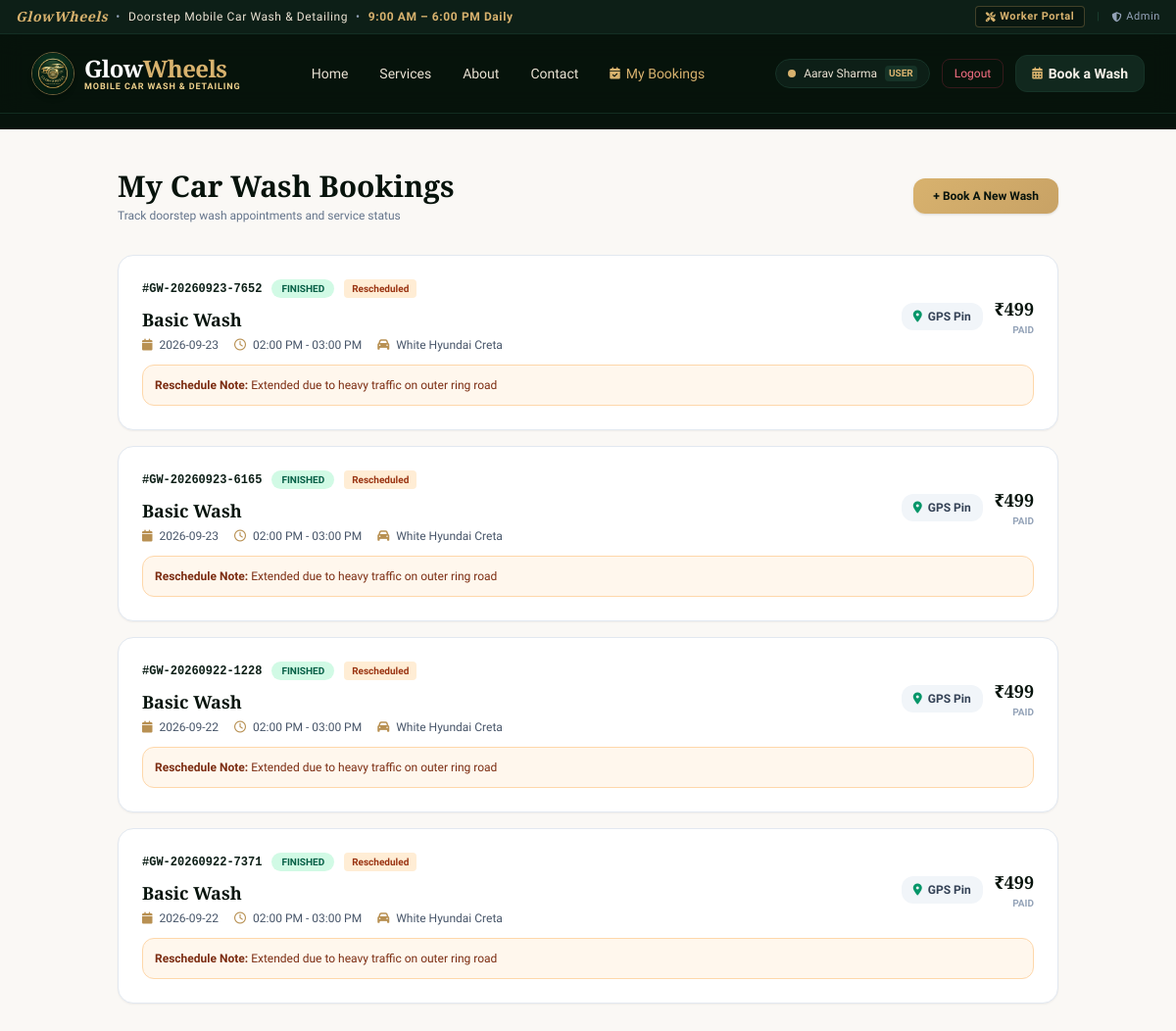
/my-bookings (signed in), run on the app's committed database.
### models.py (models this page shows, shortened)
class User(db.Model):
    __tablename__ = 'users'
    id = db.Column(db.Integer, primary_key=True)
    username = db.Column(db.String(80), unique=True, nullable=False)
    email = db.Column(db.String(120), unique=True, nullable=True)
    phone = db.Column(db.String(25), nullable=True)
    full_name = db.Column(db.String(100), nullable=True)
    password_hash = db.Column(db.String(255), nullable=False)
    role = db.Column(db.String(20), default='user') # 'user', 'worker', 'admin'
    created_at = db.Column(db.DateTime, default=datetime.utcnow)
    bookings = db.relationship('Booking', backref='customer', foreign_keys='Booking.user_id', lazy=True)
    assigned_works = db.relationship('Booking', backref='worker', foreign_keys='Booking.worker_id', lazy=True)
    leave_requests = db.relationship('LeaveRequest', backref='worker', lazy=True)
    overtime_logs = db.relationship('OvertimeLog', backref='worker', lazy=True)
    damage_reports = db.relationship('MachineDamageReport', backref='worker', lazy=True)

class Booking(db.Model):
    __tablename__ = 'bookings'
    id = db.Column(db.Integer, primary_key=True)
    booking_number = db.Column(db.String(30), unique=True, nullable=False)
    user_id = db.Column(db.Integer, db.ForeignKey('users.id'), nullable=False)
    package_id = db.Column(db.Integer, db.ForeignKey('packages.id'), nullable=False)
    booking_date = db.Column(db.String(20), nullable=False) # 'YYYY-MM-DD'
    time_slot = db.Column(db.String(30), nullable=False)    # e.g., '10:00 AM'
    customer_name = db.Column(db.String(100), nullable=False)
    customer_phone = db.Column(db.String(25), nullable=False)
    car_model = db.Column(db.String(100), nullable=False)
    car_number = db.Column(db.String(40), nullable=True)
    latitude = db.Column(db.Float, nullable=True)
    longitude = db.Column(db.Float, nullable=True)
    address = db.Column(db.Text, nullable=True)
    landmark = db.Column(db.String(150), nullable=True)
    status = db.Column(db.String(25), default='pending')
    worker_id = db.Column(db.Integer, db.ForeignKey('users.id'), nullable=True)
    payment_mode = db.Column(db.String(30), nullable=True) # 'Google Pay', 'Cash', 'PhonePe', 'UPI', 'Card'
    payment_amount = db.Column(db.Float, nullable=True)
    payment_status = db.Column(db.String(20), default='pending') # 'pending', 'paid'
    extension_notes = db.Column(db.Text, nullable=True)
    rescheduled_at = db.Column(db.DateTime, nullable=True)
    created_at = db.Column(db.DateTime, default=datetime.utcnow)
    finished_at = db.Column(db.DateTime, nullable=True)
    def get_maps_url(self):
        if self.latitude and self.longitude:
            return f"https://www.google.com/maps?q={self.latitude},{self.longitude}"
        return ""

class Package(db.Model):
    __tablename__ = 'packages'
    id = db.Column(db.Integer, primary_key=True)
    name = db.Column(db.String(100), nullable=False)
    price = db.Column(db.Float, nullable=False)
    duration_mins = db.Column(db.Integer, default=60)
    description = db.Column(db.Text, nullable=False)
    features = db.Column(db.Text, nullable=True) # Semicolon-separated features list
    badge = db.Column(db.String(50), nullable=True)
    icon = db.Column(db.String(50), default='car')
    is_active = db.Column(db.Boolean, default=True)
    bookings = db.relationship('Booking', backref='package', lazy=True)

### routes/user_routes.py (the view)
@user_bp.route('/my-bookings')
@login_required
def my_bookings():
    bookings = Booking.query.filter_by(user_id=session['user_id']).order_by(Booking.created_at.desc()).all()
    return render_template('user/my_bookings.html', bookings=bookings)

### routes/auth_routes.py (called while the page is built)
def login_required(f):
    @wraps(f)
    def decorated_function(*args, **kwargs):
        if 'user_id' not in session:
            flash('Please log in to continue.', 'warning')
            return redirect(url_for('auth.login', next=request.path))
        return f(*args, **kwargs)
    return decorated_function

### templates/user/my_bookings.html (shortened to what this page needs)
{% extends 'base.html' %}
{% block content %}
<div class="bg-cream-50 min-h-screen py-10 text-forest-950">
    <div class="max-w-5xl mx-auto px-4 sm:px-6 lg:px-8">
        <div class="flex flex-col sm:flex-row items-start sm:items-center justify-between gap-4 mb-8">
            <div>
                <h1 class="text-3xl font-serif font-bold text-forest-950">My Car Wash Bookings</h1>
                <p class="text-xs text-slate-500 mt-1">Track doorstep wash appointments and service status</p>
            </div>
            <a href="{{ url_for('user.book') }}" class="px-5 py-2.5 rounded-xl gold-btn text-forest-950 font-bold text-xs shadow">
                + Book A New Wash
            </a>
        </div>
        {% if not bookings %}
            <div class="bg-white border border-slate-200 rounded-3xl p-12 text-center shadow-sm">
                <i class="fa-solid fa-car-side text-4xl text-slate-300 mb-3 block"></i>
                <h3 class="text-lg font-serif font-bold text-forest-950">No Bookings Yet</h3>
                <p class="text-xs text-slate-500 mb-6">You haven't scheduled any doorstep car washes yet.</p>
                <a href="{{ url_for('user.book') }}" class="px-6 py-2.5 rounded-xl gold-btn text-forest-950 font-bold text-xs shadow">
                    Book Your First Wash
                </a>
            </div>
        {% else %}
            <div class="space-y-4">
                {% for b in bookings %}
                    <div class="bg-white border border-slate-200 rounded-2xl p-6 shadow-sm hover:shadow-md transition">
                        <div class="flex flex-col md:flex-row md:items-center justify-between gap-4">
                            <div>
                                <div class="flex items-center gap-2.5 mb-2">
                                    <span class="font-mono text-xs font-bold text-forest-900">#{{ b.booking_number }}</span>
                                    <span class="text-[10px] px-2.5 py-0.5 rounded-full font-bold uppercase
                                        {% if b.status == 'pending' %}bg-amber-100 text-amber-800
                                        {% elif b.status == 'confirmed' %}bg-blue-100 text-blue-800
                                        {% elif b.status == 'in_progress' %}bg-purple-100 text-purple-800
                                        {% elif b.status == 'finished' %}bg-emerald-100 text-emerald-800
                                        {% else %}bg-slate-100 text-slate-700{% endif %}">
                                        {{ b.status.replace('_', ' ') }}
                                    </span>
                                    {% if b.rescheduled_at %}
                                        <span class="text-[10px] bg-orange-100 text-orange-800 px-2 py-0.5 rounded font-semibold">Rescheduled</span>
                                    {% endif %}
                                </div>
                                <h3 class="text-lg font-serif font-bold text-forest-950">{{ b.package.name }}</h3>
                                <div class="flex flex-wrap gap-4 text-xs text-slate-600 mt-1">
                                    <span><i class="fa-solid fa-calendar text-gold-600 mr-1"></i> {{ b.booking_date }}</span>
                                    <span><i class="fa-regular fa-clock text-gold-600 mr-1"></i> {{ b.time_slot }}</span>
                                    <span><i class="fa-solid fa-car text-gold-600 mr-1"></i> {{ b.car_model }}</span>
                                </div>
                            </div>
                            <div class="flex items-center gap-3 border-t md:border-t-0 pt-3 md:pt-0 border-slate-100">
                                {% if b.latitude and b.longitude %}
                                    <a href="{{ b.get_maps_url() }}" target="_blank"
                                       class="px-3 py-1.5 rounded-xl bg-slate-100 hover:bg-slate-200 text-slate-700 text-xs font-semibold flex items-center gap-1.5 transition">
                                        <i class="fa-solid fa-location-dot text-emerald-600"></i>
                                        <span>GPS Pin</span>
                                    </a>
                                {% endif %}
                                <div class="text-right">
                                    <div class="text-lg font-serif font-black text-forest-950">₹{{ b.payment_amount | int }}</div>
                                    <div class="text-[10px] uppercase font-bold text-slate-400">{{ b.payment_status }}</div>
                                </div>
                            </div>
                        </div>
                        {% if b.extension_notes %}
                            <div class="mt-3 p-3 rounded-xl bg-orange-50 border border-orange-200 text-xs text-orange-900">
                                <strong>Reschedule Note:</strong> {{ b.extension_notes }}
                            </div>
                        {% endif %}
                    </div>
                {% endfor %}
            </div>
        {% endif %}
    </div>
</div>
{% endblock %}

### templates/base.html (shortened to what this page needs)
<!DOCTYPE html>
<html lang="en" class="h-full">
<head>
    <script src="https://cdn.tailwindcss.com"></script>
    <link rel="stylesheet" href="https://cdnjs.cloudflare.com/ajax/libs/font-awesome/6.4.0/css/all.min.css">
    <link rel="stylesheet" href="https://unpkg.com/leaflet@1.9.4/dist/leaflet.css" />
</head>
<body class="bg-forest-950 text-slate-100 flex flex-col min-h-screen font-sans selection:bg-gold-500 selection:text-forest-950">
    <div class="bg-forest-900 border-b border-forest-800/80 text-cream-200 text-xs py-1.5 px-4 text-center tracking-wider font-medium">
        <div class="max-w-7xl mx-auto flex items-center justify-between">
            <div class="flex items-center gap-2">
                <span class="text-gold-400 font-serif text-sm italic font-bold">GlowWheels</span>
                <span class="text-slate-400 hidden sm:inline">•</span>
                <span class="hidden sm:inline">Doorstep Mobile Car Wash & Detailing</span>
                <span class="text-slate-400">•</span>
                <span class="text-gold-400 font-semibold text-[11px] sm:text-xs">9:00 AM – 6:00 PM Daily</span>
            </div>
            <div class="flex items-center gap-3 text-[11px]">
                <a href="{{ url_for('auth.worker_login') }}" class="text-gold-400 hover:text-gold-300 font-bold flex items-center gap-1 bg-forest-950/60 px-2.5 py-0.5 rounded border border-gold-500/30">
                    <i class="fa-solid fa-screwdriver-wrench text-[10px]"></i> Worker Portal
                </a>
                <span class="text-forest-700">|</span>
                <a href="{{ url_for('auth.admin_login') }}" class="text-slate-400 hover:text-slate-200 flex items-center gap-1">
                    <i class="fa-solid fa-shield-halved text-[10px]"></i> Admin
                </a>
            </div>
        </div>
    </div>
    <nav class="bg-forest-950/95 backdrop-blur-md border-b border-forest-800/80 sticky top-0 z-50">
        <div class="max-w-7xl mx-auto px-4 sm:px-6 lg:px-8">
            <div class="flex items-center justify-between h-20">
                <div class="flex items-center gap-3">
                    <a href="{{ url_for('user.index') }}" class="flex items-center gap-2.5 group">
                        <img src="{{ url_for('static', filename='images/logo.jpg') }}" alt="GlowWheels Logo"
                             class="w-11 h-11 rounded-full border border-gold-400/50 shadow-md object-cover group-hover:scale-105 transition-transform">
                        <div>
                            <span class="text-2xl font-serif font-bold tracking-tight text-white flex items-center">
                                Glow<span class="text-gold-400">Wheels</span>
                            </span>
                            <span class="text-[9px] text-gold-300 block -mt-1 font-semibold tracking-widest uppercase">Mobile Car Wash & Detailing</span>
                        </div>
                    </a>
                </div>
                <div class="hidden md:flex items-center gap-8 text-sm font-medium">
                    <a href="{{ url_for('user.index') }}" class="text-cream-200 hover:text-gold-400 transition-colors">Home</a>
                    <a href="{{ url_for('user.packages_catalog') }}" class="text-cream-200 hover:text-gold-400 transition-colors">Services</a>
                    <a href="#about" class="text-cream-200 hover:text-gold-400 transition-colors">About</a>
                    <a href="#contact" class="text-cream-200 hover:text-gold-400 transition-colors">Contact</a>
                    {% if current_user and session_role == 'user' %}
                        <a href="{{ url_for('user.my_bookings') }}" class="text-gold-400 hover:underline flex items-center gap-1.5">
                            <i class="fa-solid fa-calendar-check text-xs"></i> My Bookings
                        </a>
                    {% endif %}
                </div>
                <div class="flex items-center gap-3">
                    {% if current_user %}
                        <span class="text-xs text-cream-200 bg-forest-900 border border-forest-800 px-3 py-1.5 rounded-full hidden sm:inline-flex items-center gap-2">
                            <span class="w-2 h-2 rounded-full bg-gold-400"></span>
                            {{ current_user.full_name or current_user.username }}
                            <span class="text-[10px] uppercase font-bold text-gold-400 px-1 rounded bg-forest-800">
                                {{ current_user.role }}
                            </span>
                        </span>
                        <a href="{{ url_for('auth.logout') }}" class="text-xs text-rose-400 hover:text-rose-300 px-3 py-1.5 rounded-lg border border-rose-500/20 hover:bg-rose-500/10 transition-colors">
                            Logout
                        </a>
                    {% endif %}
                    <a href="{{ url_for('user.book') }}" class="forest-btn font-semibold text-xs sm:text-sm px-4 py-2 rounded-xl hidden sm:flex items-center gap-1.5">
                        <i class="fa-solid fa-calendar-days text-gold-400 text-xs"></i>
                        <span>Book a Wash</span>
                    </a>
                </div>
            </div>
        </div>
    </nav>
    <main class="flex-grow">
        {% block content %}{% endblock %}
    </main>
</body>
</html>

### templates/base.html (style rules this page uses)
.gold-btn { background: linear-gradient(135deg, #d8b26e, #c8a265); color: #07130c; font-weight: 700; transition: all 0.25s ease; }
.forest-btn { background-color: #11281e; border: 1px solid #163327; color: #f5f0e8; transition: all 0.25s ease; }

### data on the page
User: full_name "Aarav Sharma", role "USER"
Booking: booking_number "GW-20260923-7652", status.replace "FINISHED", shows "Rescheduled", package.name "Basic Wash", booking_date "2026-09-23", time_slot "02:00 PM - 03:00 PM", car_model "White Hyundai Creta", payment_amount "499", payment_status "PAID", extension_notes "Extended due to heavy traffic on outer ring road"
Booking: booking_number "GW-20260923-6165", status.replace "FINISHED", shows "Rescheduled", package.name "Basic Wash", booking_date "2026-09-23", time_slot "02:00 PM - 03:00 PM", car_model "White Hyundai Creta", payment_amount "499", payment_status "PAID", extension_notes "Extended due to heavy traffic on outer ring road"
Booking: booking_number "GW-20260922-1228", status.replace "FINISHED", shows "Rescheduled", package.name "Basic Wash", booking_date "2026-09-22", time_slot "02:00 PM - 03:00 PM", car_model "White Hyundai Creta", payment_amount "499", payment_status "PAID", extension_notes "Extended due to heavy traffic on outer ring road"
Booking: booking_number "GW-20260922-7371", status.replace "FINISHED", shows "Rescheduled", package.name "Basic Wash", booking_date "2026-09-22", time_slot "02:00 PM - 03:00 PM", car_model "White Hyundai Creta", payment_amount "499", payment_status "PAID", extension_notes "Extended due to heavy traffic on outer ring road"
